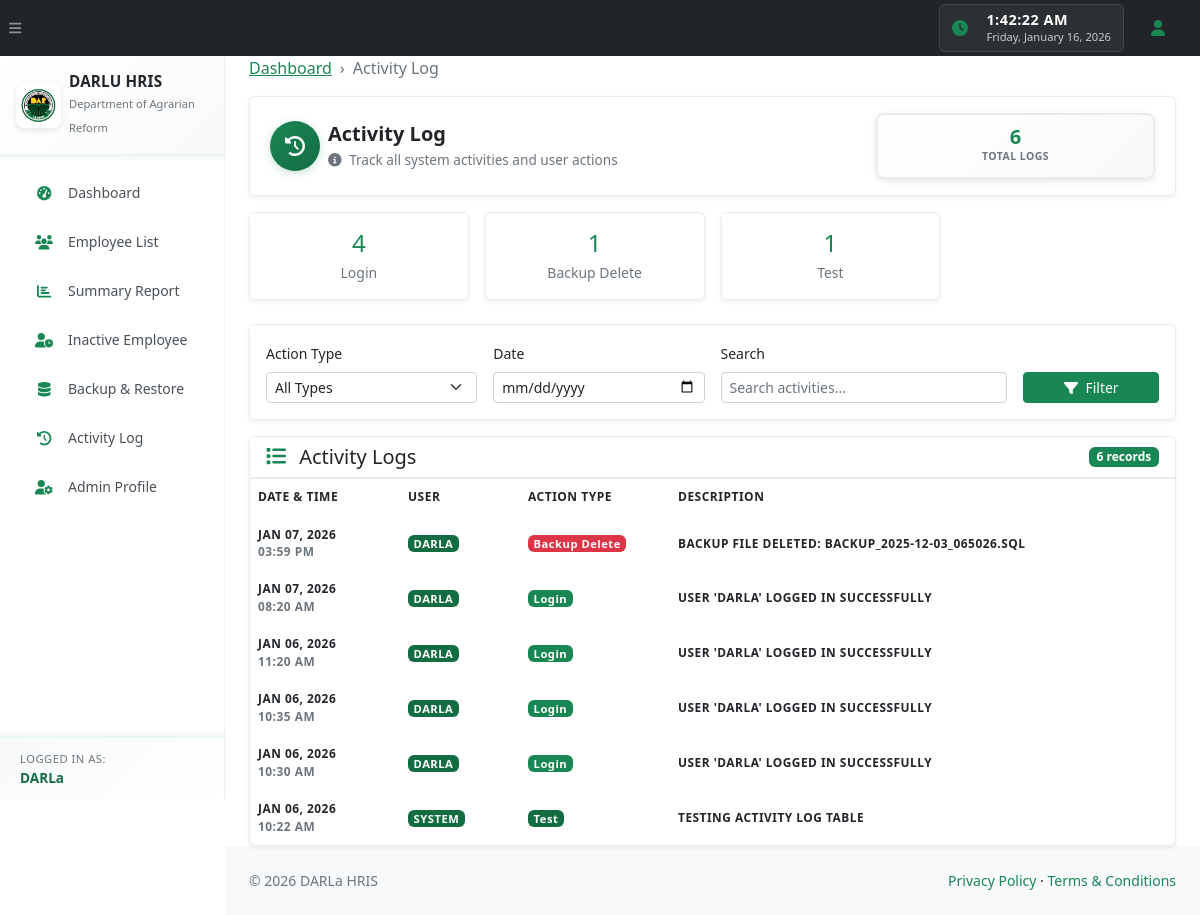
The page /activity_log.php (signed in) on the database as committed earlier.
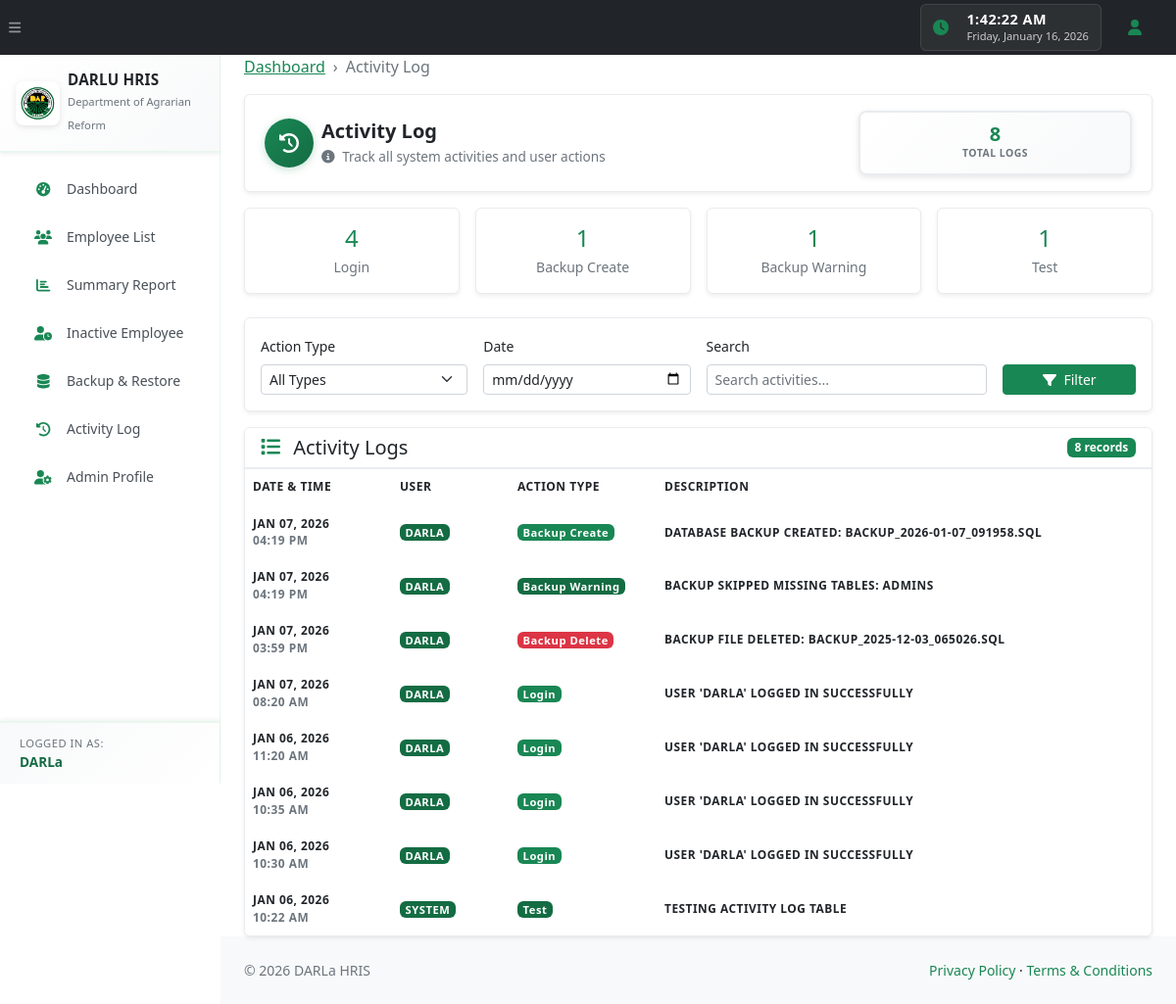
The same page on the database as committed later.
### tables this page shows
CREATE TABLE `activity_logs` (
  `id` int(10) unsigned NOT NULL AUTO_INCREMENT,
  `user_id` varchar(50) NOT NULL,
  `action_type` varchar(100) NOT NULL,
  `action_description` text NOT NULL,
  `table_name` varchar(100) DEFAULT NULL,
  `record_id` int(10) unsigned DEFAULT NULL,
  `ip_address` varchar(45) DEFAULT NULL,
  `user_agent` text DEFAULT NULL,
  `created_at` timestamp NOT NULL DEFAULT current_timestamp(),
  PRIMARY KEY (`id`),
  KEY `idx_user` (`user_id`),
  KEY `idx_action_type` (`action_type`),
  KEY `idx_created_at` (`created_at`),
  KEY `idx_table_record` (`table_name`,`record_id`)
);

### activity_log.php (the view, shortened to what this page needs)
<?php
require_once 'db.php';
try {
    $pdo->query("SELECT 1 FROM activity_logs LIMIT 1");
} catch (PDOException $e) {
    $pdo->exec("
        CREATE TABLE IF NOT EXISTS activity_logs (
            id INT UNSIGNED AUTO_INCREMENT PRIMARY KEY,
            user_id VARCHAR(50) NOT NULL,
            action_type VARCHAR(100) NOT NULL,
            action_description TEXT NOT NULL,
            table_name VARCHAR(100) DEFAULT NULL,
            record_id INT UNSIGNED DEFAULT NULL,
            user_agent TEXT DEFAULT NULL,
            created_at TIMESTAMP DEFAULT CURRENT_TIMESTAMP,
            INDEX idx_user (user_id),
            INDEX idx_action_type (action_type),
            INDEX idx_created_at (created_at),
            INDEX idx_table_record (table_name, record_id)
        )
    ");
}
$filterType = $_GET['type'] ?? 'all';
$filterDate = $_GET['date'] ?? '';
$searchQuery = $_GET['search'] ?? '';
$page = max(1, intval($_GET['page'] ?? 1));
$perPage = 50;
$offset = ($page - 1) * $perPage;
$whereConditions = [];
$whereClause = !empty($whereConditions) ? 'WHERE ' . implode(' AND ', $whereConditions) : '';
$countStmt = $pdo->prepare("SELECT COUNT(*) FROM activity_logs $whereClause");
$countStmt->execute();
$totalRecords = $countStmt->fetchColumn();
$stmt = $pdo->prepare("
    SELECT * FROM activity_logs
    $whereClause
    ORDER BY created_at DESC
    LIMIT :limit OFFSET :offset
");
$stmt->bindValue(':limit', $perPage, PDO::PARAM_INT);
$stmt->bindValue(':offset', $offset, PDO::PARAM_INT);
$stmt->execute();
$logs = $stmt->fetchAll();
$statsStmt = $pdo->query("
    SELECT
        action_type,
        COUNT(*) as count
    FROM activity_logs
    GROUP BY action_type
    ORDER BY count DESC
");
$stats = $statsStmt->fetchAll();
require_once 'header.php';
?>
<ol class="breadcrumb mb-3">
    <li class="breadcrumb-item"><a href="index.php">Dashboard</a></li>
    <li class="breadcrumb-item active">Activity Log</li>
</ol>
<div class="card border-0 shadow-sm mb-3 professional-header-card compact-header">
    <div class="card-body p-3">
        <div class="row align-items-center">
            <div class="col-md-8">
                <div class="d-flex align-items-center">
                    <div class="directory-avatar me-2">
                        <div class="avatar-circle compact-avatar">
                            <i class="fas fa-history"></i>
                        </div>
                    </div>
                    <div>
                        <h1 class="h4 mb-0 fw-bold text-dark">Activity Log</h1>
                        <p class="text-muted mb-0 small">
                            <i class="fas fa-info-circle me-1"></i>
                            Track all system activities and user actions
                        </p>
                    </div>
                </div>
            </div>
            <div class="col-md-4 text-md-end mt-2 mt-md-0">
                <div class="stat-box-compact">
                    <div class="stat-number-compact"><?= number_format($totalRecords) ?></div>
                    <div class="stat-label-compact">Total Logs</div>
                </div>
            </div>
        </div>
    </div>
</div>
<div class="row g-3 mb-4">
    <?php foreach (array_slice($stats, 0, 4) as $stat): ?>
        <div class="col-md-3">
            <div class="card border-0 shadow-sm">
                <div class="card-body text-center">
                    <div class="h4 mb-1 text-primary"><?= number_format($stat['count']) ?></div>
                    <div class="small text-muted text-capitalize"><?= htmlspecialchars(str_replace('_', ' ', $stat['action_type'])) ?></div>
                </div>
            </div>
        </div>
    <?php endforeach; ?>
</div>
<div class="card border-0 shadow-sm mb-3">
    <div class="card-body">
        <form method="get" class="row g-3">
            <div class="col-md-3">
                <label for="type" class="form-label small">Action Type</label>
                <select class="form-select form-select-sm" id="type" name="type">
                    <option value="all" <?= $filterType === 'all' ? 'selected' : '' ?>>All Types</option>
                </select>
            </div>
            <div class="col-md-3">
                <label for="date" class="form-label small">Date</label>
                <input type="date" class="form-control form-control-sm" id="date" name="date" value="<?= htmlspecialchars($filterDate) ?>">
            </div>
            <div class="col-md-4">
                <label for="search" class="form-label small">Search</label>
                <input type="text" class="form-control form-control-sm" id="search" name="search"
                       value="<?= htmlspecialchars($searchQuery) ?>" placeholder="Search activities...">
            </div>
            <div class="col-md-2 d-flex align-items-end">
                <button type="submit" class="btn btn-primary btn-sm w-100">
                    <i class="fas fa-filter me-1"></i> Filter
                </button>
            </div>
        </form>
    </div>
</div>
<div class="card border-0 shadow-sm">
    <div class="card-header bg-white border-bottom d-flex justify-content-between align-items-center">
        <h5 class="card-title mb-0">
            <i class="fas fa-list me-2 text-primary"></i>
            Activity Logs
        </h5>
        <span class="badge bg-primary"><?= number_format($totalRecords) ?> records</span>
    </div>
    <div class="card-body p-0">
        <?php if (empty($logs)): ?>
            <div class="text-center py-5">
                <i class="fas fa-inbox fa-3x text-muted mb-3 d-block"></i>
                <p class="text-muted mb-0">No activity logs found.</p>
            </div>
        <?php else: ?>
            <div class="table-responsive">
                <table class="employee-table">
                    <thead>
                    <tr>
                        <th style="width: 150px;">Date & Time</th>
                        <th style="width: 120px;">User</th>
                        <th style="width: 150px;">Action Type</th>
                        <th>Description</th>
                    </tr>
                    </thead>
                    <tbody>
                    <?php foreach ($logs as $log): ?>
                        <tr>
                            <td>
                                <div class="small">
                                    <div class="fw-bold"><?= date('M d, Y', strtotime($log['created_at'])) ?></div>
                                    <div class="text-muted"><?= date('h:i A', strtotime($log['created_at'])) ?></div>
                                </div>
                            </td>
                            <td>
                                <span class="badge bg-secondary"><?= htmlspecialchars($log['user_id']) ?></span>
                            </td>
                            <td>
                                <?php
                                $typeColors = [
                                    'login' => 'success',
                                    'logout' => 'secondary',
                                    'employee_create' => 'primary',
                                    'employee_update' => 'info',
                                    'employee_delete' => 'danger',
                                    'backup_create' => 'success',
                                    'backup_restore' => 'warning',
                                    'backup_delete' => 'danger',
                                    'event_create' => 'primary',
                                    'event_update' => 'info',
                                    'event_delete' => 'danger',
                                    'profile_update' => 'info',
                                    'password_change' => 'warning'
                                ];
                                $color = $typeColors[$log['action_type']] ?? 'secondary';
                                ?>
                                <span class="badge bg-<?= $color ?> text-capitalize">
                                    <?= htmlspecialchars(str_replace('_', ' ', $log['action_type'])) ?>
                                </span>
                            </td>
                            <td>
                                <div class="small">
                                    <?= htmlspecialchars($log['action_description']) ?>
                                </div>
                            </td>
                        </tr>
                    <?php endforeach; ?>
                    </tbody>
                </table>
            </div>
        <?php endif; ?>
    </div>
</div>
<?php
require_once 'footer.php';
?>

### header.php (shortened to what this page needs)
<?php
$adminUsername = $_SESSION['admin_username'] ?? 'Admin';
?>
<!DOCTYPE html>
<html lang="en">
<head>
    <link href="https://cdn.jsdelivr.net/npm/bootstrap@5.3.3/dist/css/bootstrap.min.css" rel="stylesheet">
    <link rel="stylesheet" href="css/employee.css">
    <link href="https://cdn.jsdelivr.net/npm/simple-datatables@7.1.2/dist/style.min.css" rel="stylesheet">
    <link href="startbootstrap-sb-admin-gh-pages/css/styles.css" rel="stylesheet">
    <link rel="stylesheet" href="css/employee.css">
</head>
<body class="sb-nav-fixed">
<nav class="sb-topnav navbar navbar-expand navbar-dark bg-dark">
    <button class="btn btn-link btn-sm order-1 order-lg-0 me-4 me-lg-0" id="sidebarToggle" href="#!">
        <i class="fas fa-bars"></i>
    </button>
    <div class="ms-auto me-3 d-none d-md-flex align-items-center">
        <div class="system-clock-wrapper">
            <i class="fas fa-clock me-2 text-success"></i>
            <div class="clock-display">
                <div class="clock-time" id="current-time">--:--:-- --</div>
                <div class="clock-date" id="current-date">-- --, ----</div>
            </div>
        </div>
    </div>
    <ul class="navbar-nav ms-auto ms-md-0 me-3 me-lg-4">
        <li class="nav-item dropdown">
            <a class="nav-link" id="navbarDropdown" href="#" role="button"
               data-bs-toggle="dropdown" aria-expanded="false">
                <i class="fas fa-user fa-fw"></i>
            </a>
        </li>
    </ul>
</nav>
<div id="layoutSidenav">
    <div id="layoutSidenav_nav">
        <nav class="sb-sidenav accordion sb-sidenav-light" id="sidenavAccordion">
            <div class="sb-sidenav-brand">
                <div class="d-flex align-items-center px-3 py-3">
                    <img src="BG-DAR1-removebg-preview.png" alt="DAR Logo" class="sidebar-logo me-2">
                    <div>
                        <div class="fw-bold text-dark">DARLU HRIS</div>
                        <small class="text-muted">Department of Agrarian Reform</small>
                    </div>
                </div>
            </div>
            <div class="sb-sidenav-menu">
                <div class="nav">
                    <a class="nav-link" href="index.php">
                        <div class="sb-nav-link-icon"><i class="fas fa-tachometer-alt"></i></div>
                        Dashboard
                    </a>
                    <a class="nav-link" href="employee_directory.php">
                        <div class="sb-nav-link-icon"><i class="fas fa-users"></i></div>
                        Employee List
                    </a>
                    <a class="nav-link" href="employee_summary_report.php">
                        <div class="sb-nav-link-icon"><i class="fas fa-chart-bar"></i></div>
                        Summary Report
                    </a>
                    <a class="nav-link" href="retired_employees.php">
                        <div class="sb-nav-link-icon"><i class="fas fa-user-clock"></i></div>
                        Inactive Employee
                    </a>
                    <a class="nav-link" href="backup_restore.php">
                        <div class="sb-nav-link-icon"><i class="fas fa-database"></i></div>
                        Backup &amp; Restore
                    </a>
                    <a class="nav-link" href="activity_log.php">
                        <div class="sb-nav-link-icon"><i class="fas fa-history"></i></div>
                        Activity Log
                    </a>
                    <a class="nav-link" href="admin_profile.php">
                        <div class="sb-nav-link-icon"><i class="fas fa-user-cog"></i></div>
                        Admin Profile
                    </a>
                </div>
            </div>
            <div class="sb-sidenav-footer">
                <div class="small text-muted mb-1">Logged in as:</div>
                <div class="fw-bold text-dark"><?= htmlspecialchars($adminUsername) ?></div>
            </div>
        </nav>
    </div>
    <div id="layoutSidenav_content">
        <main>
            <div class="container-fluid px-4">

### footer.php (shortened to what this page needs)
            </div>
        </main>
        <footer class="py-4 bg-light mt-auto">
            <div class="container-fluid px-4">
                <div class="d-flex align-items-center justify-content-between small">
                    <div class="text-muted">&copy; <?= date('Y') ?> DARLa HRIS</div>
                    <div>
                        <a href="privacy_policy.php" class="text-decoration-none">Privacy Policy</a>
                        &middot;
                        <a href="terms_conditions.php" class="text-decoration-none">Terms &amp; Conditions</a>
                    </div>
                </div>
            </div>
        </footer>
    </div>
</div>
</body>
</html>

Rows that differ between the two databases and show on the page:
added activity_logs: created_at "JAN 07, 2026", created_at "04:19 PM", user "DARLA", action_type "Backup Create", action_description "DATABASE BACKUP CREATED: BACKUP_2026-01-07_091958.SQL"
added activity_logs: created_at "JAN 07, 2026", created_at "04:19 PM", user "DARLA", action_type "Backup Warning", action_description "BACKUP SKIPPED MISSING TABLES: ADMINS"
Other text that changed with them:
$totalRecords: "6" → "8"
new list line: "1 Backup Create"
new list line: "1 Backup Warning"
list line gone: "1 Backup Delete"
